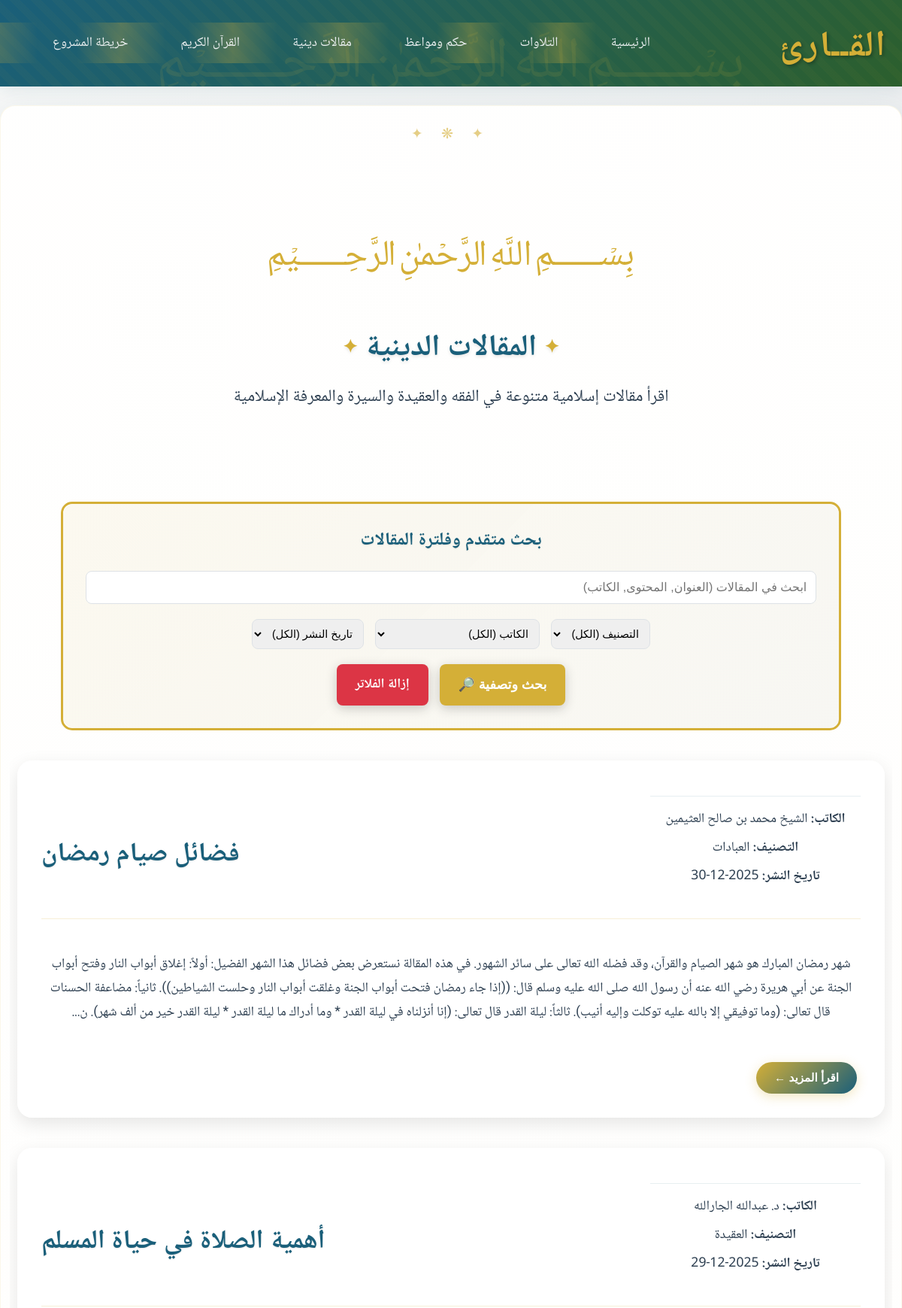
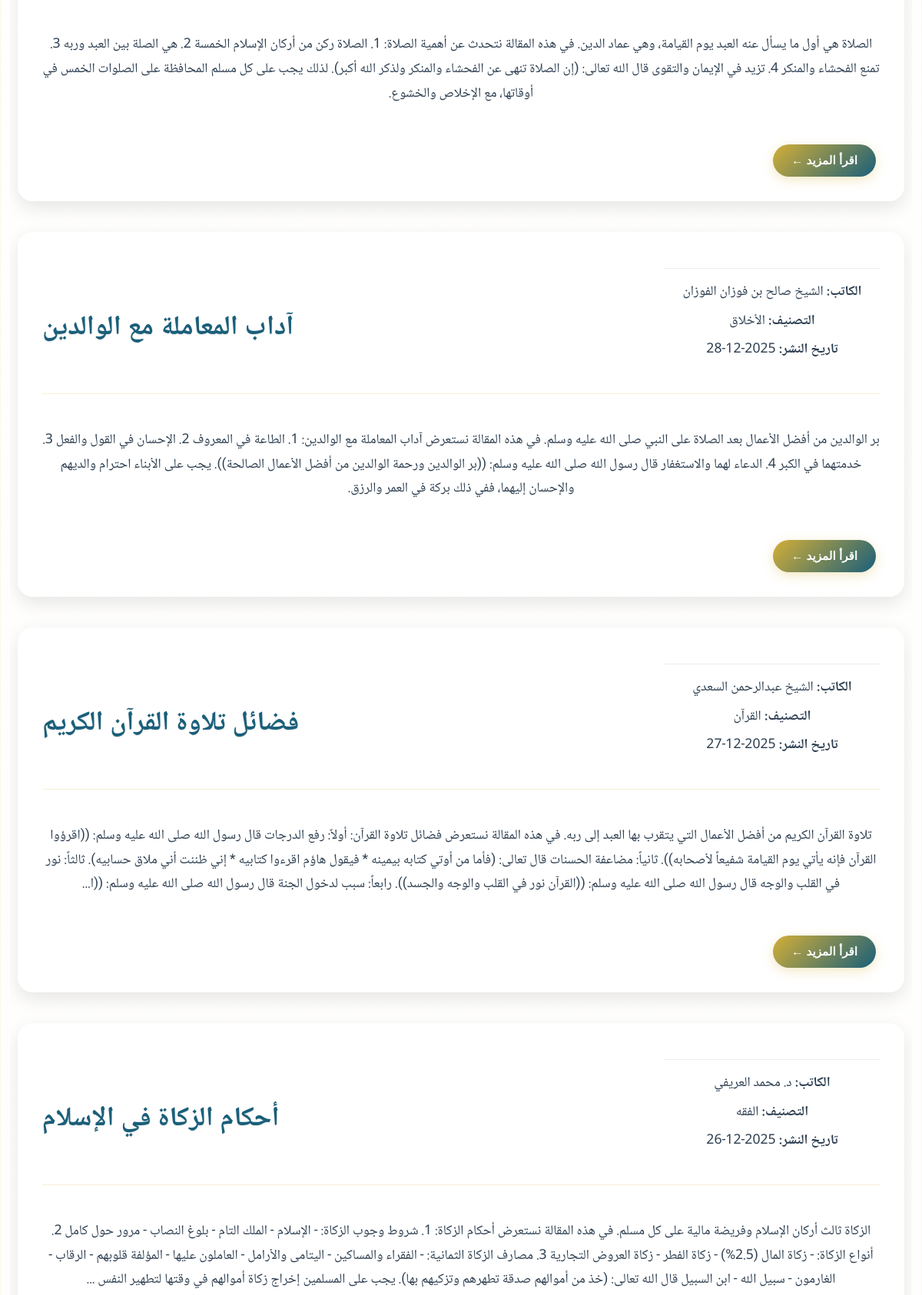
The app's page /articles.php (upper part) with its own data (2 pictures, top to bottom).
### tables this page shows
CREATE TABLE IF NOT EXISTS `articles` (
    `id` INT(11) NOT NULL AUTO_INCREMENT,
    `title` VARCHAR(255) NOT NULL,
    `author_name` VARCHAR(255) NOT NULL,
    `category` VARCHAR(100) NULL,
    `content` LONGTEXT NOT NULL,
    `image_path` VARCHAR(500) NULL,
    `publish_date` DATE NULL,
    `views_count` INT(11) NOT NULL DEFAULT 0,
    `is_featured` TINYINT(1) NOT NULL DEFAULT 0,
    `created_at` TIMESTAMP NOT NULL DEFAULT CURRENT_TIMESTAMP,
    `updated_at` TIMESTAMP NOT NULL DEFAULT CURRENT_TIMESTAMP ON UPDATE CURRENT_TIMESTAMP,
    PRIMARY KEY (`id`),
    INDEX `idx_publish_date` (`publish_date`),
    INDEX `idx_author_name` (`author_name`),
    INDEX `idx_category` (`category`),
    INDEX `idx_is_featured` (`is_featured`),
    FULLTEXT `ftx_title_content` (`title`, `content`)
);

### articles.php (the view, shortened to what this page needs)
<?php
include 'includes/db_connect.php';
include 'includes/header.php';
function truncateText($text, $maxLength = 300) {
    if (mb_strlen($text, 'UTF-8') > $maxLength) {
        return mb_substr($text, 0, $maxLength, 'UTF-8') . '...';
    }
    return $text;
}
?>
<section class="page-content islamic-decor">
    <div class="main-details" style="width:100%; display:flex; flex-direction:column; align-items:center; padding: 60px 0 80px;">
        <div class="basmala-text sacred-float" style="font-size:5rem; margin-bottom: 30px;">﷽</div>
        <h1 class="sacred-text quran-reveal" style="margin-bottom: 20px;">المقالات الدينية</h1>
        <p style="font-size:1.4rem; margin-bottom: 0; max-width: 800px; line-height: 1.6;">
            اقرأ مقالات إسلامية متنوعة في الفقه والعقيدة والسيرة والمعرفة الإسلامية
        </p>
    </div>
    <div class="islamic-border" style="margin: 40px auto; padding: 30px; max-width: 1200px; width: 90%;">
        <h2 style="text-align: center; color: var(--primary-color); margin-bottom: 25px; font-family: var(--heading-font);">
            بحث متقدم وفلترة المقالات
        </h2>
        <form action="" method="GET" style="display: flex; flex-direction: column; gap: 20px;">
            <input type="text" name="search_query" placeholder="ابحث في المقالات (العنوان, المحتوى, الكاتب)"
                   value="<?php echo isset($_GET['search_query']) ? htmlspecialchars($_GET['search_query']) : ''; ?>"
                   style="padding: 12px; border: 1px solid var(--border-color); border-radius: 8px; font-size: 1rem; text-align: right; direction: rtl;">
            <div style="display: flex; flex-wrap: wrap; gap: 15px; justify-content: center;">
                <select name="category_filter" style="padding: 10px; border: 1px solid var(--border-color); border-radius: 8px; font-size: 0.9rem;">
                    <option value="">التصنيف (الكل)</option>
                </select>
                <select name="author_filter" style="padding: 10px; border: 1px solid var(--border-color); border-radius: 8px; font-size: 0.9rem;">
                    <option value="">الكاتب (الكل)</option>
                </select>
                <select name="date_filter" style="padding: 10px; border: 1px solid var(--border-color); border-radius: 8px; font-size: 0.9rem;">
                    <option value="">تاريخ النشر (الكل)</option>
                </select>
            </div>
            <div style="display: flex; justify-content: center; gap: 15px;">
                <button type="submit" style="background: var(--accent-color); color: white; border: none; padding: 12px 25px; border-radius: 8px; font-size: 1.1rem; font-weight: bold; cursor: pointer; transition: all 0.3s ease; box-shadow: 0 4px 15px rgba(0,0,0,0.2);">
                    بحث وتصفية 🔎
                </button>
                <a href="articles.php" style="background: #dc3545; color: white; border: none; padding: 12px 25px; border-radius: 8px; font-size: 1.1rem; font-weight: bold; cursor: pointer; transition: all 0.3s ease; text-decoration: none; box-shadow: 0 4px 15px rgba(0,0,0,0.2);">
                    إزالة الفلاتر
                </a>
            </div>
        </form>
    </div>
<?php
$sql = "SELECT * FROM articles";
$sql .= " ORDER BY publish_date DESC, created_at DESC";
$stmt = $conn->prepare($sql);
if ($stmt) {
    $stmt->execute();
    $result = $stmt->get_result();
    if ($result && $result->num_rows > 0) {
        echo '<div class="articles-flex">';
        while ($row = $result->fetch_assoc()) {
        $content = nl2br($row['content'] ?? '');
        $short_content = truncateText(strip_tags($content), 500);
        echo '<div class="article-item card open-modal-card" data-article-id="' . $row['id'] . '" data-title="' . htmlspecialchars($row['title']) . '" data-author="' . htmlspecialchars($row['author_name']) . '" data-category="' . htmlspecialchars($row['category'] ?: 'عام') . '" data-publish-date="' . htmlspecialchars($row['publish_date'] ?: 'غير محدد') . '" data-content="' . $content . '">';
        echo '  <div class="article-content-wrapper">';
        echo '      <div class="article-info">';
        echo '          <div class="article-header">';
        echo '              <div class="article-meta">';
        echo '                  <p><strong>الكاتب:</strong> ' . $row['author_name'] . '</p>';
        echo '                  <p><strong>التصنيف:</strong> ' . ($row['category'] ?: 'عام') . '</p>';
        echo '                  <p><strong>تاريخ النشر:</strong> ' . ($row['publish_date'] ?: 'غير محدد') . '</p>';
        echo '              </div>';
        echo '              <div class="article-title-meta">';
        echo '                  <h3>' . $row['title'] . '</h3>';
        echo '              </div>';
        echo '          </div>';
        if (!empty($content)) {
            echo '<p class="article-preview">' . htmlspecialchars($short_content) . '</p>';
        }
        echo '          <button class="read-more-btn" type="button">اقرأ المزيد ←</button>';
        echo '      </div>';
        echo '  </div>';
        echo '</div>';
    }
        echo '</div>';
    } else {
        echo '<div class="no-articles-message">';
        echo '<div class="sacred-text" style="font-size: 4rem; margin-bottom: 20px;">📚</div>';
        echo '<h3>لا توجد مقالات مطابقة لبحثك أو فلاترك.</h3>';
        echo '<p>حاول بكلمات بحث أو فلاتر مختلفة.</p>';
        echo '</div>';
    }
}
?>
</section>
<?php include 'includes/footer.php'; ?>

### css/style.css (style rules this page uses)
:root { --primary-color: #1a5f7a; --secondary-color: #2c5f2d; --accent-color: #d4af37; --sacred-gold: #b8860b; --text-color: #2c3e50; --light-text-color: #ecf0f1; --bg-color: #ffffff; --bg-gradient: linear-gradient(135deg, #f8f9fa 0%, #e9ecef 100%); --dark-bg-color: #2c3e50; --islamic-brown: #8b4513; --border-color: #dee2e6; --shadow-color: rgba(26, 95, 122, 0.1); --heading-font: 'Scheherazade', 'Amiri', 'Noto Naskh Arabic', 'Tajawal', 'Cairo', serif; --body-font: 'Noto Naskh Arabic', 'Amiri', 'Scheherazade', 'Tajawal', 'Cairo', serif; --accent-font: 'Amiri', 'Scheherazade', 'Noto Naskh Arabic', 'Tajawal', 'Cairo', serif; --transition-fast: 0.2s ease; --transition-normal: 0.3s ease; --transition-slow: 0.5s ease; --bounce-duration: 0.6s; --z-header: 100; --z-modal: 1000; --z-tooltip: 200; --z-dropdown: 300; }
* { margin: 0; padding: 0; box-sizing: border-box; font-display: swap; }
body { font-family: var(--body-font); direction: rtl; text-align: right; line-height: 1.8; color: var(--text-color); background: var(--bg-gradient); min-height: 100vh; position: relative; overflow-x: hidden; -webkit-font-smoothing: antialiased; -moz-osx-font-smoothing: grayscale; }
body::before { content: ''; position: fixed; top: 0; left: 0; width: 100%; height: 100%; background-image: radial-gradient(circle at 25% 25%, rgba(212, 175, 55, 0.03) 0%, transparent 50%), radial-gradient(circle at 75% 75%, rgba(26, 95, 122, 0.03) 0%, transparent 50%); pointer-events: none; z-index: -1; }
h1, h2, h3, h4, h5, h6 { font-family: var(--heading-font); font-weight: 600; color: var(--primary-color); line-height: 1.4; text-shadow: 0 1px 2px rgba(0,0,0,0.1); }
.read-more-btn { background: none; border: none; color: var(--primary-color); cursor: pointer; font-weight: bold; padding: 0; text-decoration: underline; margin-right: 5px; }
.article-header { display: flex; justify-content: space-between; align-items: center; margin-bottom: 20px; }
.article-meta { display: flex; justify-content: space-between; align-items: center; margin-bottom: 25px; padding-top: 15px; border-top: 1px solid rgba(26, 95, 122, 0.1); }
.sacred-float { animation: sacred-float 6s ease-in-out infinite; }
.quran-reveal { animation: quran-reveal 1.5s ease-out; }
.page-content { padding: 20px 10px; }
.page-content h1 { font-size: 2.5rem; color: var(--primary-color); text-align: center; margin-bottom: 20px; }
.page-content p { font-size: 1.1rem; text-align: center; margin-bottom: 30px; color: var(--text-color); }
.islamic-decor { position: relative; overflow: hidden; }
.islamic-decor::before { content: '✦ ❋ ✦'; position: absolute; top: 10px; left: 50%; transform: translateX(-50%) !important; color: var(--accent-color); font-size: 1.2rem; opacity: 0.6; letter-spacing: 10px; }
.islamic-decor::after { content: '✦ ❋ ✦'; position: absolute; bottom: -10px; left: 50%; transform: translateX(-50%); color: var(--accent-color); font-size: 1.2rem; opacity: 0.6; letter-spacing: 10px; }
.basmala-text { font-family: var(--heading-font); font-size: 3rem; color: var(--accent-color); text-align: center; animation: basmala-glow 4s ease-in-out infinite; margin: 20px 0; }
.islamic-border { position: relative; border: 3px solid var(--accent-color); border-radius: 15px; padding: 20px; background: linear-gradient(135deg, rgba(255,255,255,0.9) 0%, rgba(248,249,250,0.9) 100%); backdrop-filter: blur(10px); }
.islamic-border::before { content: ''; position: absolute; top: 0; left: 0; right: 0; bottom: 0; background: linear-gradient(135deg, rgba(212, 175, 55, 0.08), rgba(212, 175, 55, 0.04)); border-radius: 15px; z-index: -1; }
.sacred-text { font-family: var(--heading-font); font-size: 2rem; color: var(--primary-color); text-align: center; line-height: 1.6; text-shadow: 0 2px 4px rgba(0,0,0,0.1); position: relative; }
.sacred-text::before, .sacred-text::after { content: '✦'; color: var(--accent-color); font-size: 1.5rem; margin: 0 10px; vertical-align: middle; }

### records on screen
articles: author_name "الشيخ محمد بن صالح العثيمين", category "العبادات", publish_date "2025-12-30", title "فضائل صيام رمضان", content "شهر رمضان المبارك هو شهر الصيام والقرآن، وقد فضله الله تعالى على سائر الشهور. في هذه المقالة نستعرض بعض فضائل هذا الشهر الفضيل: أولاً: إغلاق أبواب النار وفتح أبواب الجنة عن أبي هريرة رضي الله عنه أن رسول الله صلى الله عليه وسلم قال: ((إذا جاء رمضان فتحت أبواب الجنة وغلقت أبواب النار وحلست الشياطين)). ثانياً: مضاعفة الحسنات قال تعالى: (وما توفيقي إلا بالله عليه توكلت وإليه أنيب). ثالثاً: ليلة القدر قال تعالى: (إنا أنزلناه في ليلة القدر * وما أدراك ما ليلة القدر * ليلة القدر خير من ألف شهر). ن..."
articles: author_name "د. عبدالله الجارالله", category "العقيدة", publish_date "2025-12-29", title "أهمية الصلاة في حياة المسلم", content "الصلاة هي أول ما يسأل عنه العبد يوم القيامة، وهي عماد الدين. في هذه المقالة نتحدث عن أهمية الصلاة: 1. الصلاة ركن من أركان الإسلام الخمسة 2. هي الصلة بين العبد وربه 3. تمنع الفحشاء والمنكر 4. تزيد في الإيمان والتقوى قال الله تعالى: (إن الصلاة تنهى عن الفحشاء والمنكر ولذكر الله أكبر). لذلك يجب على كل مسلم المحافظة على الصلوات الخمس في أوقاتها، مع الإخلاص والخشوع."
articles: author_name "الشيخ صالح بن فوزان الفوزان", category "الأخلاق", publish_date "2025-12-28", title "آداب المعاملة مع الوالدين", content "بر الوالدين من أفضل الأعمال بعد الصلاة على النبي صلى الله عليه وسلم. في هذه المقالة نستعرض آداب المعاملة مع الوالدين: 1. الطاعة في المعروف 2. الإحسان في القول والفعل 3. خدمتهما في الكبر 4. الدعاء لهما والاستغفار قال رسول الله صلى الله عليه وسلم: ((بر الوالدين ورحمة الوالدين من أفضل الأعمال الصالحة)). يجب على الأبناء احترام والديهم والإحسان إليهما، ففي ذلك بركة في العمر والرزق."
articles: author_name "الشيخ عبدالرحمن السعدي", category "القرآن", publish_date "2025-12-27", title "فضائل تلاوة القرآن الكريم", content "تلاوة القرآن الكريم من أفضل الأعمال التي يتقرب بها العبد إلى ربه. في هذه المقالة نستعرض فضائل تلاوة القرآن: أولاً: رفع الدرجات قال رسول الله صلى الله عليه وسلم: ((اقرؤوا القرآن فإنه يأتي يوم القيامة شفيعاً لأصحابه)). ثانياً: مضاعفة الحسنات قال تعالى: (فأما من أوتي كتابه بيمينه * فيقول هاؤم اقرءوا كتابيه * إني ظننت أني ملاق حسابيه). ثالثاً: نور في القلب والوجه قال رسول الله صلى الله عليه وسلم: ((القرآن نور في القلب والوجه والجسد)). رابعاً: سبب لدخول الجنة قال رسول الله صلى الله عليه وسلم: ((ا..."
articles: author_name "د. محمد العريفي", category "الفقه", publish_date "2025-12-26", title "أحكام الزكاة في الإسلام", content "الزكاة ثالث أركان الإسلام وفريضة مالية على كل مسلم. في هذه المقالة نستعرض أحكام الزكاة: 1. شروط وجوب الزكاة: - الإسلام - الملك التام - بلوغ النصاب - مرور حول كامل 2. أنواع الزكاة: - زكاة المال (2.5%) - زكاة الفطر - زكاة العروض التجارية 3. مصارف الزكاة الثمانية: - الفقراء والمساكين - اليتامى والأرامل - العاملون عليها - المؤلفة قلوبهم - الرقاب - الغارمون - سبيل الله - ابن السبيل قال الله تعالى: (خذ من أموالهم صدقة تطهرهم وتزكيهم بها). يجب على المسلمين إخراج زكاة أموالهم في وقتها لتطهير النفس ..."
